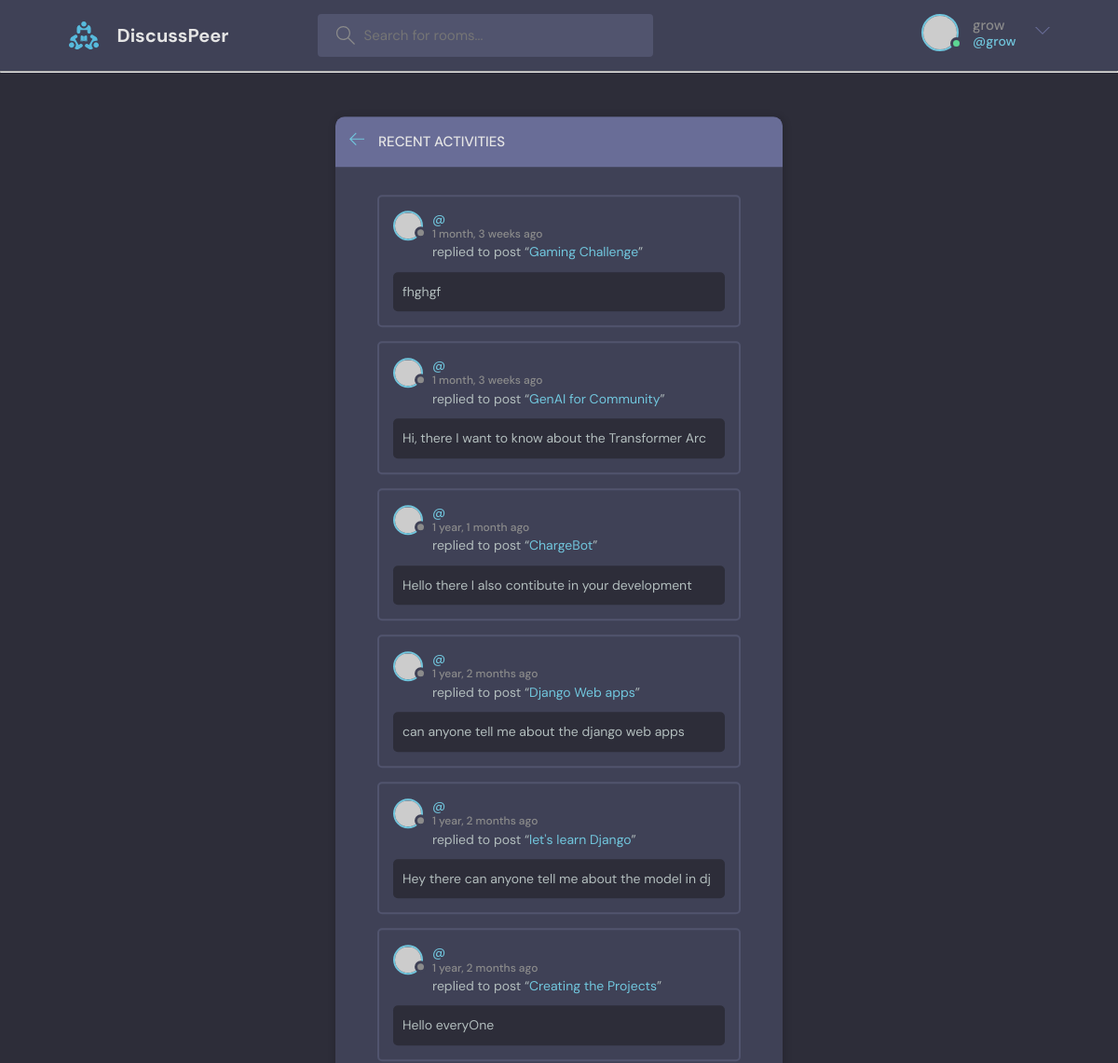
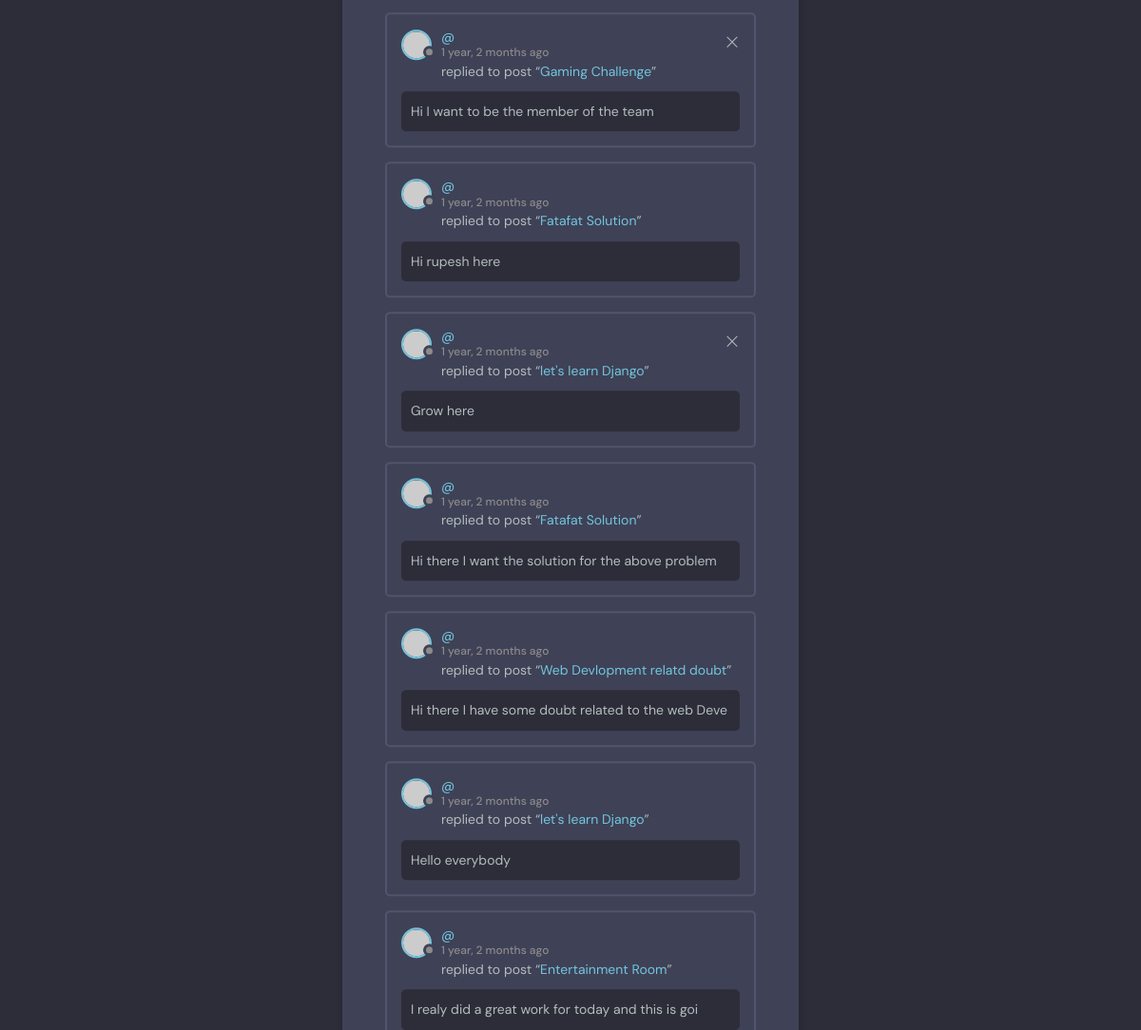
Page /activityPage/ (signed in) on the committed database (2 pictures, top to bottom).
### base/models.py (models this page shows)
class Message(models.Model):
    user=models.ForeignKey(User, on_delete= models.CASCADE)
    room= models.ForeignKey(Room, on_delete= models.CASCADE)
    body= models.TextField()
    update= models.DateTimeField(auto_now=True)
    created= models.DateTimeField(auto_now_add=True)
    class Meta:
        ordering = ['-update','-created']
    def __str__(self):
        return self.body[0:50]

class Room(models.Model):
    host=models.ForeignKey(User, on_delete= models.SET_NULL,null=True)
    topic=models.ForeignKey('Topic', on_delete= models.SET_NULL, null=True)
    name=models.CharField(max_length=200)
    description= models.TextField(null=True, blank=True)
    participants=models.ManyToManyField(User,related_name='participants', blank=True)
    update= models.DateTimeField(auto_now=True)
    created= models.DateTimeField(auto_now_add=True)
    class Meta:
        ordering = ['-update','-created']
    def __str__(self) :
        return self.name

### base/views.py (the view)
# urls.py: path('activityPage/',views.activityPage,name="activity-page"),
@login_required(login_url='login')
def activityPage(request):
   q=request.GET.get('q') if request.GET.get('q') != None else ''
   room_messages=Message.objects.filter(Q(room__topic__name__icontains = q)|
                                        Q(room__name__icontains = q))
   context={'room_messages':room_messages}
   return render(request,'base/activity_mobile.html',context)

### base/templates/base/activity_mobile.html
{% extends "main.html" %}
{% block body %}
<main class="layout">
  <div class="container">
        <div class="layout__box">
          <div class="layout__boxHeader">
            <div class="layout__boxTitle">
              <a href="{% url 'index' %}">
                <svg version="1.1" xmlns="http://www.w3.org/2000/svg" width="32" height="32" viewBox="0 0 32 32">
                  <title>arrow-left</title>
                  <path
                    d="M13.723 2.286l-13.723 13.714 13.719 13.714 1.616-1.611-10.96-10.96h27.625v-2.286h-27.625l10.965-10.965-1.616-1.607z"
                  ></path>
                </svg>
              </a>
              <h3>Recent Activities</h3>
            </div>
          </div>
          <div class="activities-page layout__body">
            {% for message in room_messages  %}
            <div class="activities__box">
              <div class="activities__boxHeader roomListRoom__header">
                <a href="{% url 'user-profile' message.user.id %}" class="roomListRoom__author">
                  <div class="avatar avatar--small">
                    <img src="https://randomuser.me/api/portraits/women/11.jpg" />
                  </div>
                  <p>
                    @{{messag.user}}
                    <span>{{message.created|timesince}} ago</span>
                  </p>
                </a>
                {% if request.user == message.user %}
                <div class="roomListRoom__actions">
                  <a href="{% url 'delete-message' message.id %}">
                    <svg version="1.1" xmlns="http://www.w3.org/2000/svg" width="32" height="32" viewBox="0 0 32 32">
                      <title>remove</title>
                      <path
                        d="M27.314 6.019l-1.333-1.333-9.98 9.981-9.981-9.981-1.333 1.333 9.981 9.981-9.981 9.98 1.333 1.333 9.981-9.98 9.98 9.98 1.333-1.333-9.98-9.98 9.98-9.981z"
                      ></path>
                    </svg>
                  </a>
                </div>
                {% endif %}
              </div>
              <div class="activities__boxContent">
                <p>replied to post “<a href="{% url 'room' message.room.id %}">{{message.room}}</a>”</p>
                <div class="activities__boxRoomContent">
                  {{message}}
                </div>
              </div>
            </div>
            {% endfor %}
          </div>
        </div>
      </div>
    </main>
    {% endblock body %}

### templates/navbar.html (shortened to what this page needs)
{% load static %}
<header class="header header--loggedIn">
    <div class="container">
      <a href="{% url 'index' %}" class="header__logo">
        <img src="{% static "images/assets/logo.svg" %}" />
        <h1>DiscussPeer</h1>
      </a>
      <form class="header__search" action="{% url 'index' %}" method="GET"  >
        <label>
          <input name="q" id="searchquery" placeholder="Search for rooms..." />
        </label>
      </form>
      <nav class="header__menu">
          {% if request.user.is_authenticated %}
          <div class="header__user">
              <a href="{% url 'user-profile'  request.user.id %}">
                  <div class="avatar avatar--medium active">
                      <img src="https://randomuser.me/api/portraits/men/37.jpg" />
                    </div>
                    <p>{{request.user.username}}<span>@{{request.user.username}}</span></p>
                </a>
                <button class="dropdown-button">
                    <svg version="1.1" xmlns="http://www.w3.org/2000/svg" width="32" height="32" viewBox="0 0 32 32">
                        <title>chevron-down</title>
                        <path d="M16 21l-13-13h-3l16 16 16-16h-3l-13 13z"></path>
                    </svg>
                </button>
            </div>
            {% else %}
            <a href="{% url 'login' %}">
              <img src="{% static "images/assets/avatar.svg" %}" />
              <p>Login</p>
            </a>
            {% endif %}
      </nav>
    </div>
  </header>

### rows in the picture
Message: created "1 month, 3 weeks", room "Gaming Challenge", body "fhghgf"
Message: created "1 month, 3 weeks", room "GenAI for Community", body "Hi, there I want to know about the Transformer Arc"
Message: created "1 year, 1 month", room "ChargeBot", body "Hello there I also contibute in your development"
Message: created "1 year, 2 months", room "Django Web apps", body "can anyone tell me about the django web apps"
Message: created "1 year, 2 months", room "let's learn Django", body "Hey there can anyone tell me about the model in dj"
Message: created "1 year, 2 months", room "Creating the Projects", body "Hello everyOne"
Message: created "1 year, 2 months", room "Gaming Challenge", body "Hi I want to be the member of the team"
Message: created "1 year, 2 months", room "Fatafat Solution", body "Hi rupesh here"
Message: created "1 year, 2 months", room "let's learn Django", body "Grow here"
Message: created "1 year, 2 months", room "Fatafat Solution", body "Hi there I want the solution for the above problem"
Message: created "1 year, 2 months", room "Web Devlopment relatd doubt", body "Hi there I have some doubt related to the web Deve"
Message: created "1 year, 2 months", room "let's learn Django", body "Hello everybody"
Message: created "1 year, 2 months", room "Entertainment Room", body "I realy did a great work for today and this is goi"

### other values in the picture
{{ request.user.username }} "grow"
